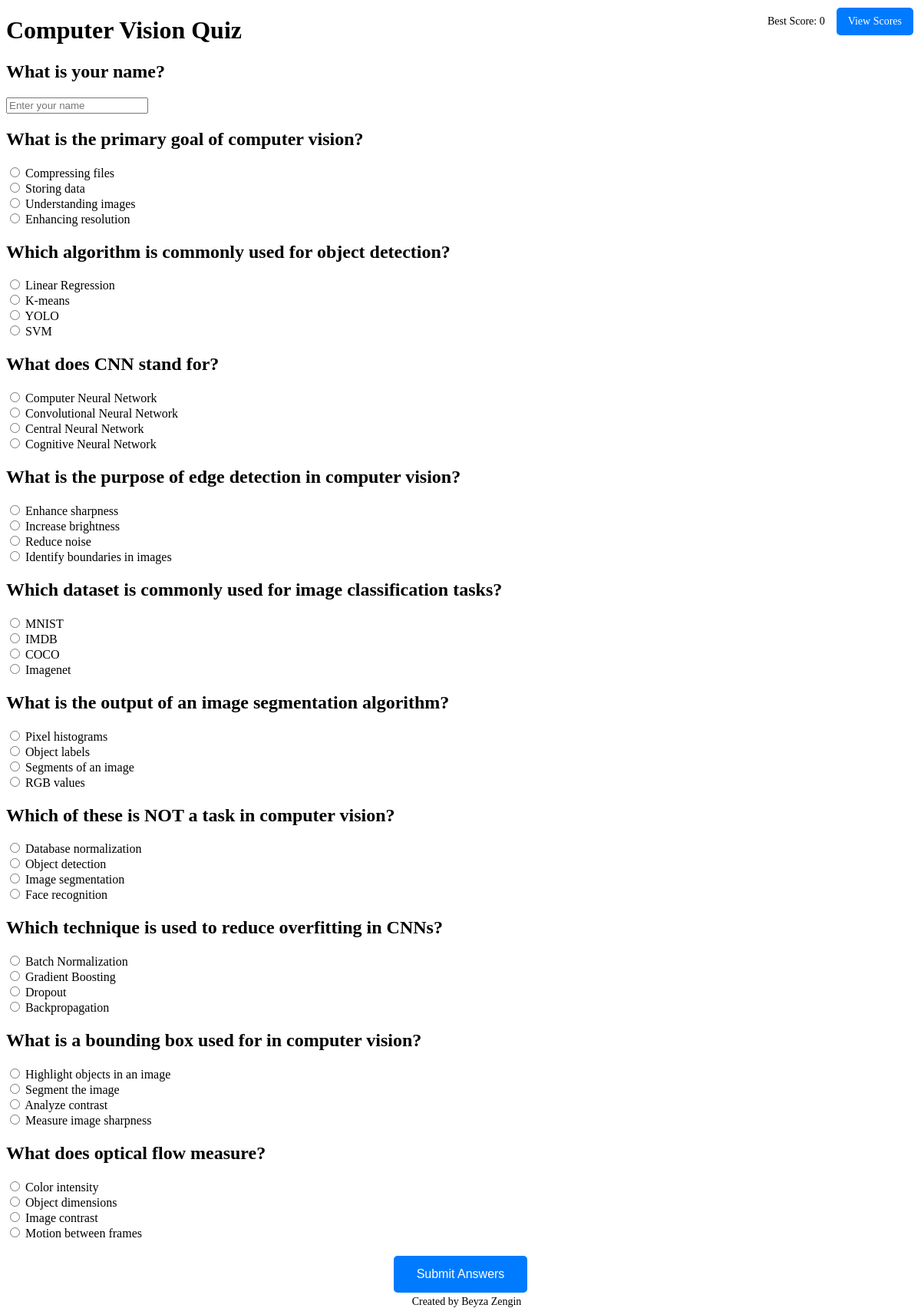
The page /quiz on the database its author committed.
### tables this page shows
CREATE TABLE questions (
    id INTEGER PRIMARY KEY AUTOINCREMENT,
    question TEXT NOT NULL,
    option1 TEXT NOT NULL,
    option2 TEXT NOT NULL,
    option3 TEXT NOT NULL,
    option4 TEXT NOT NULL,
    correct_option TEXT NOT NULL
);

### app.py (the view)
@app.route('/quiz')
def quiz():
    username = session.get('username', '')  # Oturumdan kullanıcı adını al
    best_score = 0
    with get_db_connection() as conn:
        questions = conn.execute('SELECT * FROM questions').fetchall()
        if username:  # Eğer kullanıcı adı oturumda varsa
            user = conn.execute('SELECT best_score FROM users WHERE username = ?', (username,)).fetchone()
            best_score = user['best_score'] if user else 0
    return render_template('quiz.html', questions=questions, best_score=best_score)

### app.py (called while the page is built)
def get_db_connection():
    conn = sqlite3.connect('quiz.db')
    conn.row_factory = sqlite3.Row
    return conn

### templates/quiz.html (shortened to what this page needs)
<!DOCTYPE html>
<html>
<head>
</head>
<body>
    <div class="header-container">
        <div class="best-score">
            Best Score: {{ best_score }}
        </div>
        <a href="/scores" class="score-button">View Scores</a>
    </div>
    <h1>Computer Vision Quiz</h1>
    <form action="/submit" method="POST">
        <h2>What is your name?</h2>
        <input type="text" name="username" required placeholder="Enter your name">
        {% for question in questions %}
        <div class="question">
            <h2>{{ question.question }}</h2>
            <label>
                <input type="radio" name="question_{{ question.id }}" value="{{ question.option1 }}" required>
                {{ question.option1 }}
            </label><br>
            <label>
                <input type="radio" name="question_{{ question.id }}" value="{{ question.option2 }}" required>
                {{ question.option2 }}
            </label><br>
            <label>
                <input type="radio" name="question_{{ question.id }}" value="{{ question.option3 }}" required>
                {{ question.option3 }}
            </label><br>
            <label>
                <input type="radio" name="question_{{ question.id }}" value="{{ question.option4 }}" required>
                {{ question.option4 }}
            </label>
        </div>
        {% endfor %}
        <input type="submit" value="Submit Answers">
    </form>
    <footer>
        Created by Beyza Zengin
    </footer>
</body>
</html>

### templates/quiz.html (style rules this page uses)
.header-container { position: absolute; top: 10px; right: 10px; display: flex; align-items: center; gap: 15px; }
.best-score { background-color: transparent; font-size: 14px; }
.score-button { background-color: #007bff; color: white; border: none; padding: 10px 15px; border-radius: 5px; font-size: 14px; text-decoration: none; cursor: pointer; }
input[type="submit"] { display: block; margin: 20px auto; padding: 15px 30px; font-size: 16px; background-color: #007bff; color: white; border: none; border-radius: 5px; cursor: pointer; }
footer { position: fixed; bottom: 0; width: 100%; text-align: center; font-size: 14px; color: #000; }

### rows shown on the page
questions: question "What is the primary goal of computer vision?", option1 "Compressing files", option2 "Storing data", option3 "Understanding images", option4 "Enhancing resolution"
questions: question "Which algorithm is commonly used for object detection?", option1 "Linear Regression", option2 "K-means", option3 "YOLO", option4 "SVM"
questions: question "What does CNN stand for?", option1 "Computer Neural Network", option2 "Convolutional Neural Network", option3 "Central Neural Network", option4 "Cognitive Neural Network"
questions: question "What is the purpose of edge detection in computer vision?", option1 "Enhance sharpness", option2 "Increase brightness", option3 "Reduce noise", option4 "Identify boundaries in images"
questions: question "Which dataset is commonly used for image classification tasks?", option1 "MNIST", option2 "IMDB", option3 "COCO", option4 "Imagenet"
questions: question "What is the output of an image segmentation algorithm?", option1 "Pixel histograms", option2 "Object labels", option3 "Segments of an image", option4 "RGB values"
questions: question "Which of these is NOT a task in computer vision?", option1 "Database normalization", option2 "Object detection", option3 "Image segmentation", option4 "Face recognition"
questions: question "Which technique is used to reduce overfitting in CNNs?", option1 "Batch Normalization", option2 "Gradient Boosting", option3 "Dropout", option4 "Backpropagation"
questions: question "What is a bounding box used for in computer vision?", option1 "Highlight objects in an image", option2 "Segment the image", option3 "Analyze contrast", option4 "Measure image sharpness"
questions: question "What does optical flow measure?", option1 "Color intensity", option2 "Object dimensions", option3 "Image contrast", option4 "Motion between frames"

### other values the page prints
{{ best_score }} "0"
